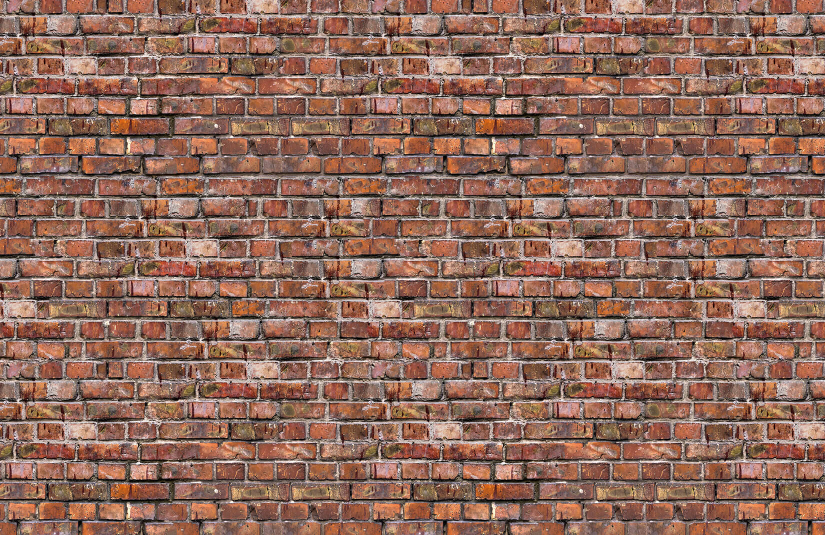
#> input picture FFT/brickwall.jpg, 1650 x 1070 px (shown at 1/2 size)
$ python fft2d.py   (older library calls are emulated)
#> lines starting #> are read from the running program, lines starting #| are printed output that depends on the picture; after the words box and inside, x2 and y2 are one past the last pixel; in counts of white or black regions, pixels touching at a corner belong together; long printed decimals are rounded
import numpy as np
import matplotlib.pyplot as plt
from matplotlib.pyplot import gray
from scipy import ndimage, misc
import cv2
filename = 'brickwall.jpg'
#filename = 'Leaf.png'
#leafImage = misc.imread('Leaf.png', flatten=True)
#leafImage = misc.imread(filename, flatten=True)
leafImage = cv2.imread(filename, 0)
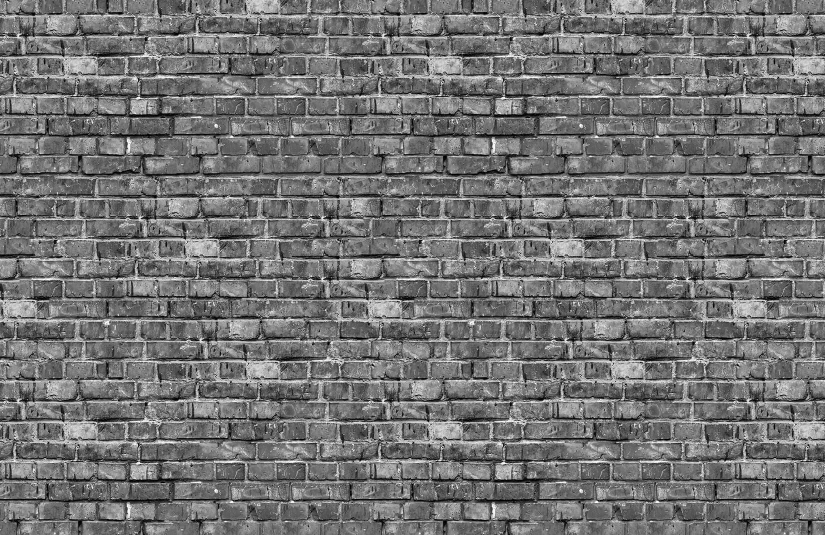
#> leafImage: shape (1070, 1650) (shown at 1/2 size); min 0, max 255, mean 114.9
print ( np.shape(leafImage) )
#| (1070, 1650)

def rgb2gray(rgb):
    return np.dot(rgb[...,:3], [0.299, 0.587, 0.114])


samplex=128 # Should have 2 linear repetitions of the structure.
sampley=128 # Should have 2 linear repetitions of the structure.
startx=550
starty=250

imageSlice = leafImage[startx:startx+samplex, starty:starty+sampley]
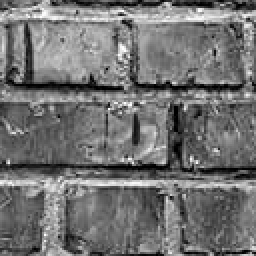
#> imageSlice: shape (128, 128) (shown 2 times larger); min 0, max 255, mean 114
print( np.shape(imageSlice))
#| (128, 128)
imageSlice = imageSlice / 255;
print(np.amax(imageSlice), np.amin(imageSlice))
#| 1.0 0.0


'''
How to plot FFT:
https://docs.scipy.org/doc/numpy/reference/generated/numpy.fft.fftn.html#numpy.fft.fftn

plt.imshow(np.log(np.abs(np.fft.fftshift(FS))**2))
'''

plt.title(filename + '  X: ' +  str( startx ) + "  Y: " + str(starty) )
startx+=samplex
starty+=sampley

imageSlice2 = leafImage[startx:startx+samplex, starty:starty+sampley]
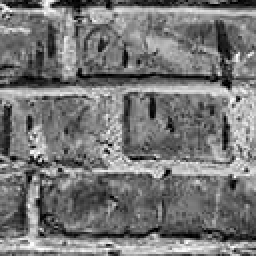
#> imageSlice2: shape (128, 128) (shown 2 times larger); min 0, max 255, mean 118.5
print( np.shape(imageSlice2))
#| (128, 128)


results = np.fft.fft2(imageSlice)
#results=imageSlice

print(results)
#> (printed output is left out)
results= np.abs(results)
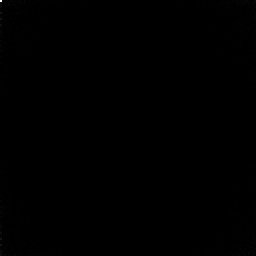
#> results: shape (128, 128) float64 (shown 2 times larger); min 0.0365, max 7322.9, mean 12.1; drawn with min black and max white
results[0,0]=0
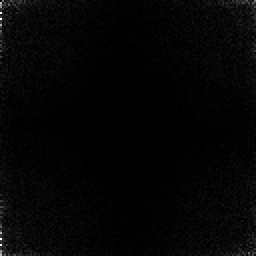
#> results: shape (128, 128) float64 (shown 2 times larger); 0.01% of pixels changed, all inside (x1, y1, x2, y2) = (0, 0, 1, 1); drawn with min black and max white
results = np.fft.fftshift(results)
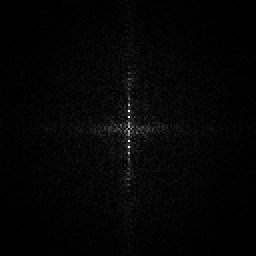
#> results: shape (128, 128) float64 (shown 2 times larger); min 0, max 597.2, mean 11.6; drawn with min black and max white
#results = np.dot(results, results)
'''
print("A:",results)
results = np.log(results) # Normalize the results.
print(np.shape(results))
print("B:",results)
'''
print(np.amax(results), np.amin(results))
#| 597.211 0.0


# FFT options
# 1. Greyscale
# 2. One channel at a time
#

# Value at origin will be the DC component.  Can be set to zero.
# Find diagonal slice that is useful.  Interim use horizontal slice as plot.
# The frequency components give a hint of the scales in the image -> based on energy distribution....

# Can we figure out the orientation of the image based on the power spectrum.  Look it up.
#
# Re-assess the gram matrix.  For dissimilar images, the dot product will produce small values while similar images will produce large values.
# Cross - reference with noise images.

'''
print(imageSlice2)

results2 = np.fft.fft2(imageSlice2)
print('FFT values:')
print(results2)

results2=np.abs(results2)  # Need to take abs first to remove imaginary components.
results2=np.dot(results2,results2)


print(results2)
'''

# [10 lines of commented-out code are left out]

if __name__ == '__main__':
    #plt.imshow(results, cmap='gray')
    plt.imshow(imageSlice, cmap='gray')
    plt.imshow(results)
    plt.imshow(np.log(np.abs(results) ))
    #plt.title('X: ' +  str( startx ) + "  Y: " + str(starty) )


    plt.show()
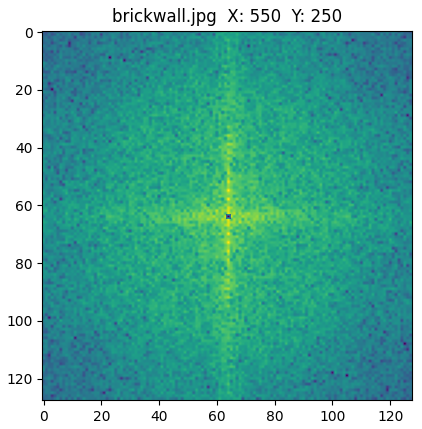
#> figure drawn by matplotlib, 1 panel
